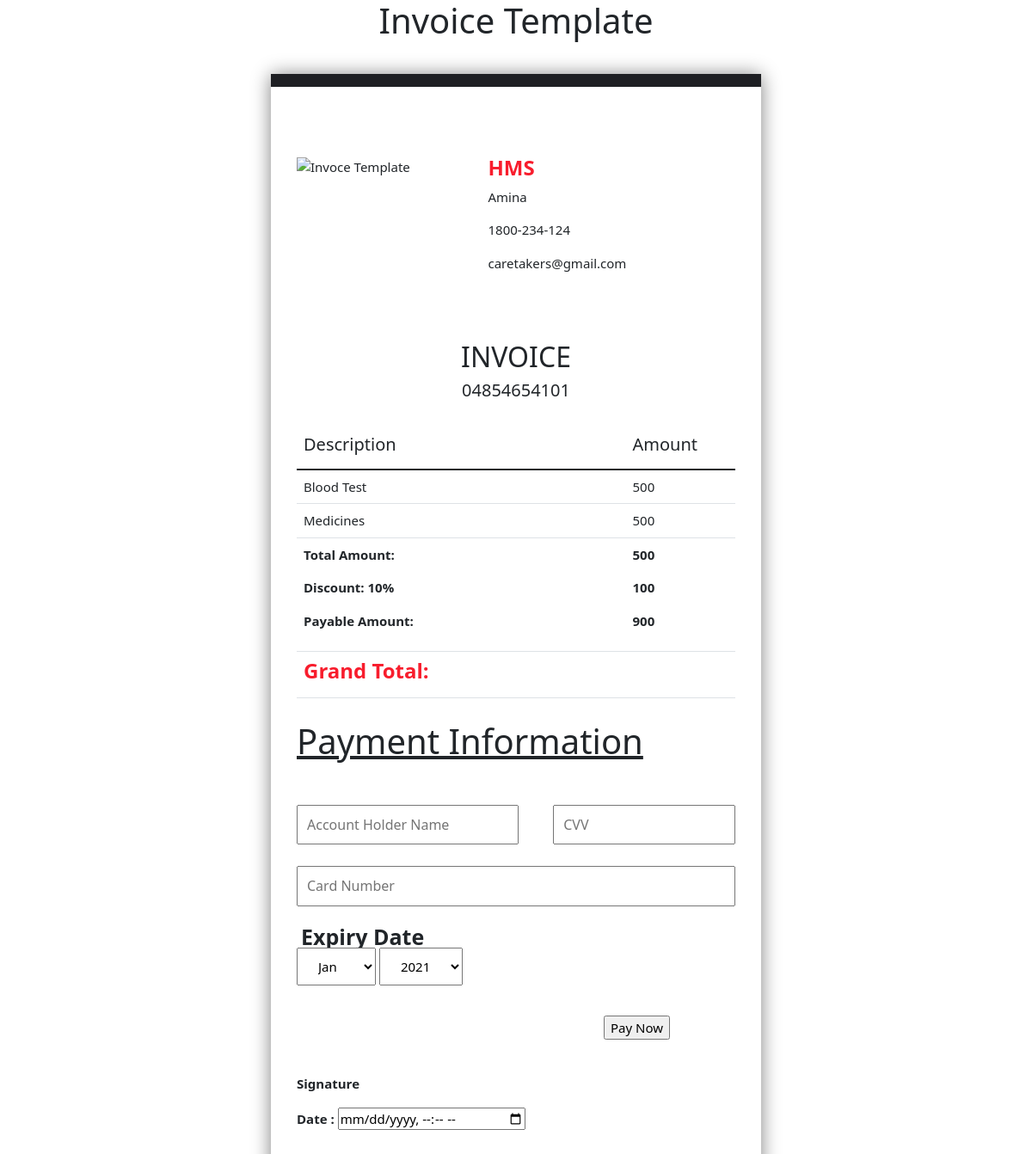
Page /patients/1/invoice/ on the committed database.
### management/models.py (models this page shows, shortened)
class patient(models.Model):
    patient_name=models.CharField(max_length=25)
    status=models.CharField(max_length=50)
    illness=models.TextField(null=True,blank=True)
    doctor_select=models.TextField(default='Vivek')
    hos_name=models.CharField(max_length=50)
    cost=models.IntegerField(null=True,blank=True)
    med_cost=models.IntegerField(null=True,blank=True)
    discount_cost=models.IntegerField(null=True,blank=True)
    total_cost=models.IntegerField(null=True,blank=True)
    blood_test=models.BooleanField(null=True,blank=True)
    general_checkup=models.BooleanField(null=True,blank=True)
    chest_xray=models.BooleanField(null=True,blank=True)
    ct_scan=models.BooleanField(null=True,blank=True)
    dental_treatment=models.BooleanField(null=True,blank=True)
    ET_Treatment=models.BooleanField(null=True,blank=True)
    Full_checkup=models.BooleanField(null=True,blank=True)

### management/views.py (the view)
# urls.py: path('patients/<int:id>/invoice/', views.invoice),
def invoice(request,id):
    pat_obj = patient.objects.get(id=id)
    context = {
        'pat' : pat_obj
    }
    return render(request, 'invoice.html',context)

### management/templates/invoice.html (shortened to what this page needs)
<!DOCTYPE html>
<html lang="en">
<head>
    <link href="https://cdn.jsdelivr.net/npm/bootstrap@5.1.2/dist/css/bootstrap.min.css" rel="stylesheet"
>
</head>
<body>
    <div class="invoiceContainer">
        <div class="page-header">
            <h1>Invoice Template </h1>
        </div>
        <div class="container">
            <div class="row justify-content-center">
                <div class="col-md-6 col-md-offset-3 body-main">
                    <div class="col-md-12">
                        <div class="row">
                            <div class="col-md-5"> <img class="Invoiceimg" alt="Invoce Template"
                                    src="https://www.pinclipart.com/picdir/big/550-5501725_hospital-logo-hd-png-clipart.png" />
                            </div>
                            <div class="col-md-7 text-right">
                                <h4 style="color: #F81D2D;"><strong>{{pat.hos_name}}</strong></h4>
                                <p>{{pat.patient_name}}</p>
                                <p>1800-234-124</p>
                                <p>caretakers@gmail.com</p>
                            </div>
                        </div> <br />
                        <div class="row">
                            <div class="col-md-12 text-center">
                                <h2>INVOICE</h2>
                                <h5>04854654101</h5>
                            </div>
                        </div> <br />
                        <div>
                            <table class="table">
                                <thead>
                                    <tr>
                                        <th>
                                            <h5>Description</h5>
                                        </th>
                                        <th>
                                            <h5>Amount</h5>
                                        </th>
                                    </tr>
                                </thead>
                                <tbody>
                                    {% if pat.blood_test is True%}
                                    <tr>
                                        <td class="col-md-9">Blood Test</td>
                                        <td class="col-md-3"> 500
                                        </td>
                                    </tr>{%endif%}
                                    <tr>
                                        <td class="col-md-9">Medicines</td>
                                        <td class="col-md-3"> {{pat.med_cost}}
                                        </td>
                                    </tr>
                                    <tr>
                                        <td class="text-right">
                                            <p> <strong>Total Amount: </strong> </p>
                                            <p> <strong>Discount: 10% </strong> </p>
                                            <p> <strong>Payable Amount: </strong> </p>
                                        </td>
                                        <td>
                                            <p> <strong>
                                                    {{pat.cost}}</strong> </p>
                                            <p> <strong>  {{pat.discount_cost}}
                                                </strong> </p>
                                            <p> <strong>
                                                    {{pat.total_cost}}</strong> </p>
                                        </td>
                                    </tr>
                                    <tr style="color: #F81D2D;">
                                        <td class="text-right">
                                            <h4><strong>Grand Total:</strong></h4>
                                        </td>
                                        <td class="text-left">
                                        </td>
                                    </tr>
                                </tbody>
                            </table>
                        </div>
                        <div>
                            <div class="container01">
                                <h1><u>Payment Information</u></h1>
                                <div class="first-row">
                                    <div class="owner">
                                        <div class="input-field">
                                            <input type="text" placeholder="Account Holder Name">
                                        </div>
                                    </div>
                                    <div class="cvv">
                                        <div class="input-field">
                                            <input type="password" placeholder="CVV">
                                        </div>
                                    </div>
                                </div>
                                <div class="second-row">
                                    <div class="card-number">
                                        <div class="input-field">
                                            <input type="number" placeholder="Card Number">
                                        </div>
                                    </div>
                                </div>
                                <div class="third-row">
                                    <h3>Expiry Date</h3>
                                    <div class="selection">
                                        <div class="date">
                                            <select name="months" id="months">
                                                <option value="Jan">Jan</option>
                                            </select>
                                            <select name="years" id="years">
                                                <option value="2021">2021</option>
                                            </select>
                                        </div>
                                        <div class="cards">
                                        </div>
                                    </div>
                                </div>
                            </div>
                            <div class="fourth-row">
                                <form action="/NewInvoice/" method="POST"> {% csrf_token %} <input type="submit"
                                        value="Pay Now"> </form>
                            </div>
                            <div class="col-md-12">
                                <p><b>Signature</b></p>
                                <p><b>Date : <input type="datetime-local" name="dateTime" id="dateTime"> <br />
                            </div>
                        </div>
                    </div>
                </div>
            </div>
        </div>
    </div>
</body>
</html>

### management/templates/invoice.html (style rules this page uses)
.body-main { background: #ffffff; border-bottom: 15px solid #1E1F23; border-top: 15px solid #1E1F23; margin-top: 30px; margin-bottom: 30px; padding: 40px 30px !important; position: relative; box-shadow: 0 1px 21px #808080; font-size: 10px }
.Invoiceimg { height: 100px }
.page-header { text-align: center }
.container01 h1 { border: none; font-weight: 400; padding-top: 10px; padding-bottom: 15px; margin-bottom: 35px; }
.first-row { display: flex; }
.owner { width: 300px; margin-right: 40px; }
.input-field input { width: 100%; outline: none; padding: 10px; }
.second-row { margin-top: 25px; margin-bottom: 20px; }
.third-row h3 { font-size: 25px; font-weight: 600; margin-left: 5px; }
.selection { display: flex; justify-content: space-between; align-items: center; margin-top: -10px; }
.selection select { padding: 10px 20px; }
.fourth-row { margin-top: 35px; margin-left: 70%; }
.col-md-12 { margin-top: 40px; font-size: 15px; }
::placeholder { font-size: 16px; }

### rows in the picture
patient: hos_name "HMS", patient_name "Amina", med_cost "500", cost "500", discount_cost "100", total_cost "900"
